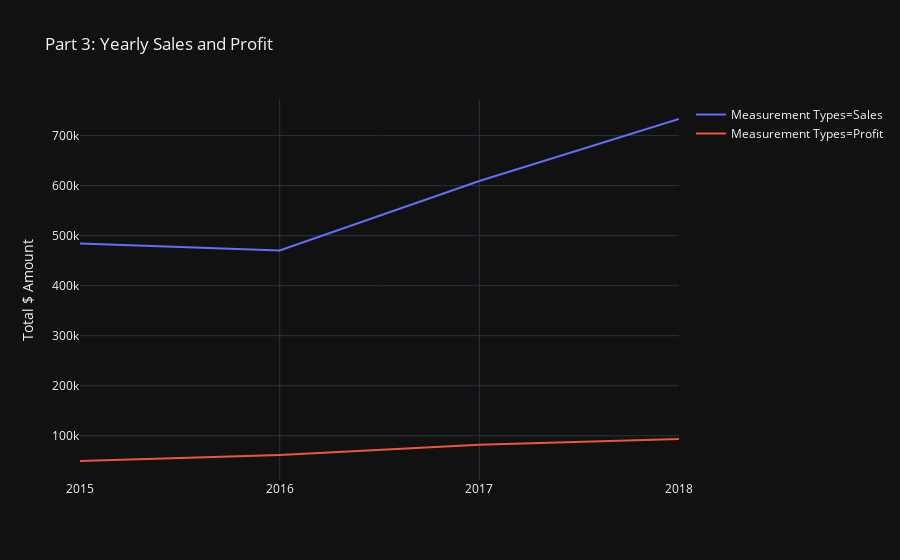

Notebook cell for this chart:
### Markdown cell above
<H2>Part 3: Yearly Sales and Profit</H2>

### Code cell
fig = px.line(df_year,
            x='Order Year',
            y='Measurement Values',
            template='plotly_dark',
             color='Measurement Types',
            title='Part 3: Yearly Sales and Profit')

fig.update_xaxes(title_text='',
                 dtick=1)

fig.update_yaxes(title_text='Total $ Amount')

fig.show()

### Figure 1 — Plotly figure (JSON) as saved in the notebook; plotly's stock layout.template omitted (floating-point values rounded to 4 significant figures)
{"data": [{"hoverlabel": {"namelength": 0}, "hovertemplate": "Measurement Types=Sales<br>Order Year=%{x}<br>Measurement Values=%{y}", "legendgroup": "Measurement Types=Sales", "line": {"color": "#636efa", "dash": "solid"}, "mode": "lines", "name": "Measurement Types=Sales", "showlegend": true, "type": "scatter", "x": [2015, 2016, 2017, 2018], "xaxis": "x", "y": [484200.0, 470500.0, 609200.0, 733200.0], "yaxis": "y"}, {"hoverlabel": {"namelength": 0}, "hovertemplate": "Measurement Types=Profit<br>Order Year=%{x}<br>Measurement Values=%{y}", "legendgroup": "Measurement Types=Profit", "line": {"color": "#EF553B", "dash": "solid"}, "mode": "lines", "name": "Measurement Types=Profit", "showlegend": true, "type": "scatter", "x": [2015, 2016, 2017, 2018], "xaxis": "x", "y": [49540.0, 61620.0, 81790.0, 93440.0], "yaxis": "y"}], "layout": {"legend": {"tracegroupgap": 0}, "title": {"text": "Part 3: Yearly Sales and Profit"}, "xaxis": {"anchor": "y", "domain": [0, 1], "dtick": 1, "title": {"text": ""}}, "yaxis": {"anchor": "x", "domain": [0, 1], "title": {"text": "Total $ Amount"}}}}
